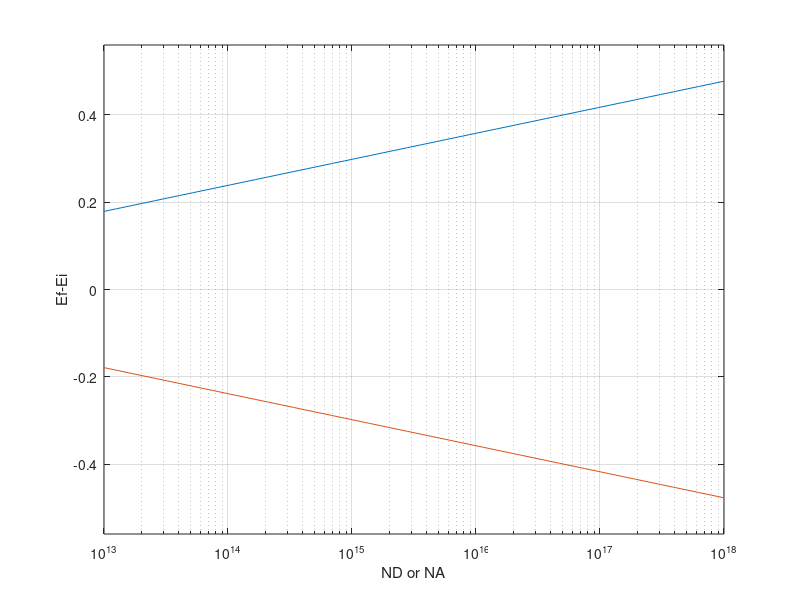

This figure's MATLAB source:
kT = 0.0259;
ni = 1*10.^10;
NB = logspace(13,18);

EFid = kT.*log(NB./ni);     # ND >> NA  
EFia = -EFid;

semilogx(NB, EFid, NB, EFia);
axis([10.^13, 10.^18, -0.56, 0.56]);
grid;
xlabel('ND or NA');
ylabel('Ef-Ei');
